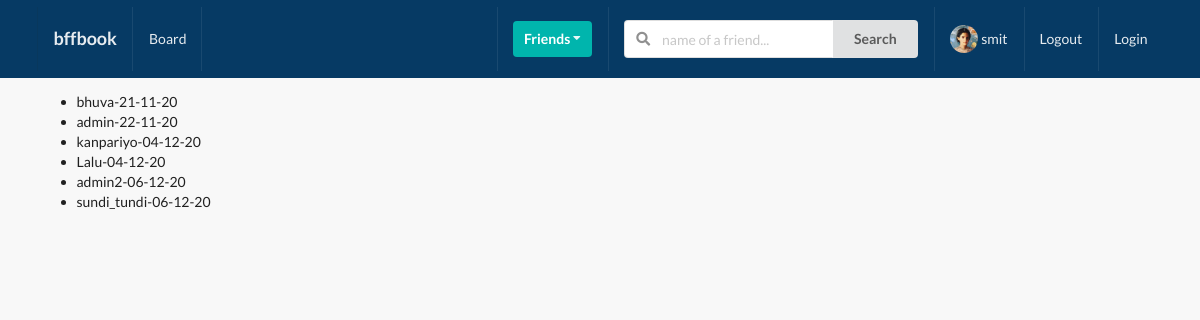
The page /profiles/to-invite/ (signed in) on the database its author committed.
### user_profile/models.py (models this page shows, shortened)
class Profile(models.Model):
    first_name = models.CharField(max_length=200, blank=True)
    last_name = models.CharField(max_length=200, blank=True)
    user = models.OneToOneField(User, on_delete=models.CASCADE)
    bio = models.TextField(default="no bio....", max_length=300)
    email = models.EmailField(max_length=200, blank=True)
    country = models.CharField(max_length=200, blank=True)
    avatar = models.ImageField(default="avatar.png", upload_to='avatars/')
    friends = models.ManyToManyField(User, blank=True, related_name='friends')
    slug = models.SlugField(unique=True, blank=True)
    updated = models.DateTimeField(auto_now=True)
    created = models.DateTimeField(auto_now_add=True)
    objects = ProfileManager()
    def __str__(self):
        return f"{self.user.username}-{self.created.strftime('%d-%m-%y')}"
    __intial_first_name = None
    __intial_last_name = None
    def __init__(self, *args, **kwargs):
        super().__init__(*args, **kwargs)
        self.__intial_first_name = self.first_name
        self.__intial_last_name = self.last_name

### user_profile/views.py (the view)
# urls.py: path('to-invite/', views.invite_profiles_list_view, name='invite-profiles-view'),
@login_required
def invite_profiles_list_view(request):
    user = request.user
    qs = Profile.objects.get_all_profiles_to_invite(user)
    context = {
        'qs' : qs
    }
    return render(request,'user_profile/invite_list.html',context)

### user_profile/context_processors.py (called while the page is built)
def profile_pic(request):
   if request.user.is_authenticated:
       profile_obj = Profile.objects.get(user=request.user)
       pic = profile_obj.avatar
       return {'picture':pic}
   return {}

def invitation_received_no(request):
   if request.user.is_authenticated:
      profile_obj = Profile.objects.get(user=request.user)
      qs_count = Relationship.objects.ivitation_received(profile_obj).count()
      return {'invites_num':qs_count}
   return {}

### user_profile/models.py (called while the page is built)
    def get_all_profiles_to_invite(slef, sender):
        profiles = Profile.objects.all().exclude(user=sender)
        profile = Profile.objects.get(user=sender)
        qs = Relationship.objects.filter(Q(sender=profile)|Q(receiver=profile))
        accepted = set([])
        for rel in qs:
            if rel.status == 'accepted':
                accepted.add(rel.sender)
                accepted.add(rel.receiver)
        print(accepted)
        available = [profile for profile in profiles if profile not in accepted]
        print(available)
        return available

    def ivitation_received(self, receiver):
        qs = Relationship.objects.filter(receiver=receiver, status = 'send')
        return qs

### user_profile/templates/user_profile/invite_list.html (shortened to what this page needs)
{% extends "base.html" %}
{% block content %}
     <ul>
         {% for item in qs %}
             <li>{{item}}</li>
         {% endfor %}
     </ul>
 {% endblock content %}

### templates/main/navbar.html (shortened to what this page needs)
{% url 'home-view' as path_to_home   %}
{% url 'post:main-post-view' as path_to_post %}
{% url 'user_profile:my-profile-view' as path_to_myprofile %}
<div class="ui inverted menu nav mb-7">
    <div class="ui container">
      <a href="{{path_to_home}}" class="{% if request.path == path_to_home %} active {% endif %} item">
          <h3>bffbook</h3>
      </a>
      <a href="{{path_to_post}}" class="{% if request.path == path_to_post %} active {% endif %} item">
          Board
      </a>
      <div class="right menu">
          <div class="item">
              <div class="ui floating dropdown icon button teal"> Friends
                  <i class="dropdown icon"></i>
               </div>
          </div>
               <div class="item">
                <form action="" method="GET">
                  <div class="ui action left icon input">
                  <input class="prompt" type="text" name='q' placeholder="name of a friend...">
                  <button type='submit' class="ui button">Search</button>
                  </div>
              </form>
              </div>
              <a href="{{path_to_myprofile}}" class="{% if request.path == path_to_myprofile %} active {% endif %} item">
                  <img src="{{picture.url}}" alt="" class="ui avatar image">
                   {{ request.user }}
              </a>
              <a href="{% url 'account_logout' %}" class="ui item">
                  Logout
              </a>
          <a href="{% url 'account_login' %}" class="ui item">
                  Login
              </a>
      </div>
    </div>
  </div>

### static/style.css (style rules this page uses)
body { background: #f8f8f8 !important; }
.nav { border-radius: 0px !important; padding: 0.5rem 0 0.5rem 0 !important; background-color: rgb(6, 58, 100) !important; }
.mb-7 { margin-bottom: 7px !important; }

### rows shown on the page
Profile: user+created "bhuva-21-11-20"
Profile: user+created "admin-22-11-20"
Profile: user+created "kanpariyo-04-12-20"
Profile: user+created "Lalu-04-12-20"
Profile: user+created "admin2-06-12-20"
Profile: user+created "sundi_tundi-06-12-20"

### other values the page prints
{{ request.user }} "smit"
